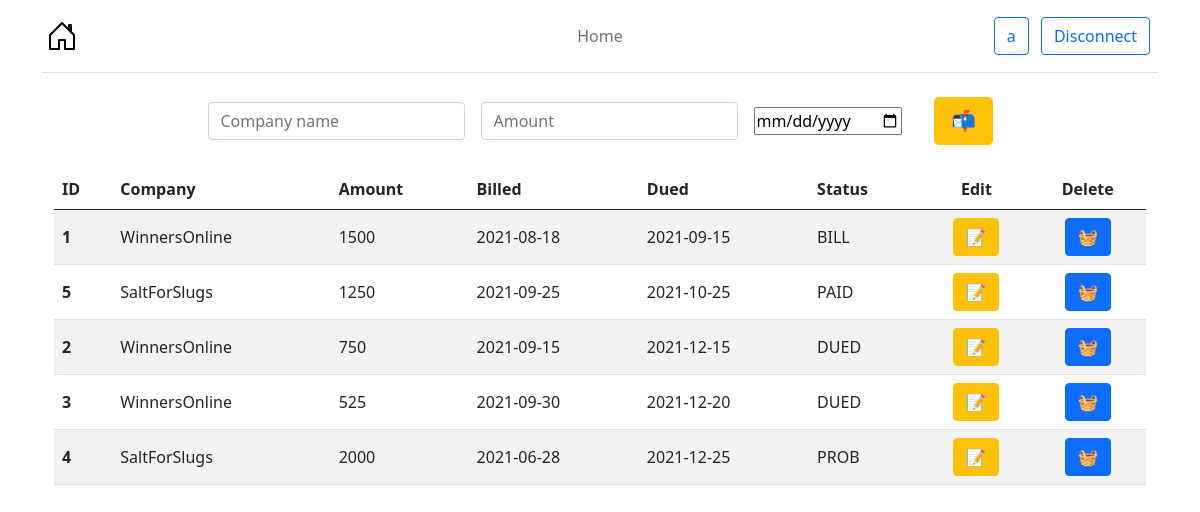
/index.php?logged (signed in), run on the app's committed database.
### tables this page shows
CREATE TABLE invoice (

  id MEDIUMINT unsigned PRIMARY KEY AUTO_INCREMENT,  
  amount MEDIUMINT unsigned DEFAULT NULL,            
  billed DATE DEFAULT (CURRENT_DATE),                
  dued DATE DEFAULT (CURRENT_DATE),                  
  customer_id MEDIUMINT unsigned,                    
  status_id TINYINT unsigned,                        
  user_id MEDIUMINT unsigned,                        
  FOREIGN KEY (customer_id) REFERENCES customer(id),
  FOREIGN KEY (status_id) REFERENCES status(id),
  FOREIGN KEY (user_id) REFERENCES user(id)
);

CREATE TABLE customer (

  id MEDIUMINT unsigned PRIMARY KEY AUTO_INCREMENT,  
  company_name VARCHAR(32) NOT NULL,                 
  email VARCHAR(64) NOT NULL,                        
  address VARCHAR(128) NOT NULL DEFAULT "",          
  user_id MEDIUMINT unsigned,                        
  FOREIGN KEY (user_id) REFERENCES user(id)
);

CREATE TABLE status (

  id TINYINT unsigned PRIMARY KEY AUTO_INCREMENT,  
  updated VARCHAR (4) NOT NULL
);

### billable.php (the view, shortened to what this page needs)
<form action="new.php" class="row gy-2 gx-3 justify-content-center align-items-center" method="POST">
  <div class="col-auto">
    <input type="text" class="form-control" name="company" id="setCompany" placeholder="Company name">
  </div>
  <div class="col-auto">
    <input type="number" class="form-control" name="amount" id="setAmount" placeholder="Amount">
  </div>
  <div class="col-auto me-3">
    <input type="date" name="dued" id="dateInput">
  </div>
  <div class="col-auto">
    <button type="submit" class="btn btn-warning btn-lg" name="addinvoice">📬</button>
  </div>
</form>
<br>
<div class="tasks">
  <div class="container">
    <table class="table table-striped align-middle">
      <thead>
        <tr>
          <th scope="col">ID</th>
          <th scope="col">Company</th>
          <th scope="col">Amount</th>
          <th scope="col">Billed</th>
          <th scope="col">Dued</th>
          <th scope="col">Status</th>
          <th scope="col" class="text-center">Edit</th>
          <th scope="col" class="text-center">Delete</th>
        </tr>
      </thead>
      <tbody>
        <?php foreach ($getInvoicesData as $invoice) { ?>
          <tr>
            <th scope="row"><?= $invoice['id'] ?></th>
            <td><?= $invoice['company_name'] ?></td>
            <td><?= $invoice['amount'] ?></td>
            <td><?= $invoice['billed'] ?></td>
            <td><?= $invoice['dued'] ?></td>
            <td><?= $invoice['updated'] ?></td>
            <form action="edit.php" method="POST">
              <td class="text-center"><button type="submit" class="btn btn-warning" id="" name="editinvoice">📝</button></td>
            </form>
            <form action="deletepost.php" method="POST">
              <td class="text-center"><button type="submit" class="btn btn-primary" id="" name="delinvoice">🧺</</button></td>
            </form>
          </tr>
        <?php } ?>
      </tbody>
    </table>
  </div>
</div>

### assets/php/header.php (shortened to what this page needs)
<!DOCTYPE html>
<html lang="en">
<head>
  <link href="https://cdn.jsdelivr.net/npm/bootstrap@5.0.2/dist/css/bootstrap.min.css" rel="stylesheet">
</head>
<body>
<div class="container">
  <header class="d-flex flex-wrap align-items-center justify-content-center justify-content-md-between py-3 mb-4 border-bottom">
    <a href="index.php" class="d-flex align-items-center col-md-3 mb-2 mb-md-0 text-dark text-decoration-none">
 	  <svg class="bi me-2" width="40" height="32" role="img" aria-label="Bootstrap"><use xlink:href="#home"></use></svg>
    </a>
    <ul class="nav col-12 col-md-auto mb-2 justify-content-center mb-md-0">
 	  <li><a href="index.php" class="nav-link px-2 link-secondary">Home</a></li>
    </ul>
    <div class="col-md-3 text-end">
    <?php if (!empty($_SESSION)) { ?>
      <a href="profile.php" class="btn btn-outline-primary me-2"><?= $_SESSION['pseudo'] ?></a>
      <a href="?logout" class="btn btn-outline-primary me-2">Disconnect</a>
    <?php }
    else { ?>
      <a href="login.php" class="btn btn-primary me-2">Log in</a>
      <a href="register.php" type="button" class="btn btn-primary">Register</a>
    <?php } ?>
    </div>
  </header>
</div>

### index.php (shortened to what this page needs)
<?php require 'assets/php/header.php';
if (!empty($_SESSION)) {
  $user = $_SESSION;
  $user_id = $user['id'];
  $getInvoicesReq = 'SELECT invoice.*, status.updated, customer.company_name FROM invoice
                     INNER JOIN status ON invoice.status_id = status.id
                     INNER JOIN customer ON invoice.customer_id = customer.id
                     WHERE invoice.user_id = :user_id ORDER BY dued ASC';
  $getInvoicesExecute = $connection->prepare($getInvoicesReq);
  $getInvoicesExecute->bindValue(':user_id', intval($user_id), PDO::PARAM_INT);
  $success = $getInvoicesExecute->execute();
  $getInvoicesData = $getInvoicesExecute->fetchAll();
}
?>
<div class="container">
  <?php if (isset($user)) {
    require 'billable.php';
  }
  else {
    require 'logable.php';
  } ?>
</div>

### data on the page
invoice: id "1", customer.company_name "WinnersOnline", amount "1500", billed "2021-08-18", dued "2021-09-15", status.updated "BILL"
invoice: id "5", customer.company_name "SaltForSlugs", amount "1250", billed "2021-09-25", dued "2021-10-25", status.updated "PAID"
invoice: id "2", customer.company_name "WinnersOnline", amount "750", billed "2021-09-15", dued "2021-12-15", status.updated "DUED"
invoice: id "3", customer.company_name "WinnersOnline", amount "525", billed "2021-09-30", dued "2021-12-20", status.updated "DUED"
invoice: id "4", customer.company_name "SaltForSlugs", amount "2000", billed "2021-06-28", dued "2021-12-25", status.updated "PROB"

### other printed values
$_SESSION['pseudo'] "a"
